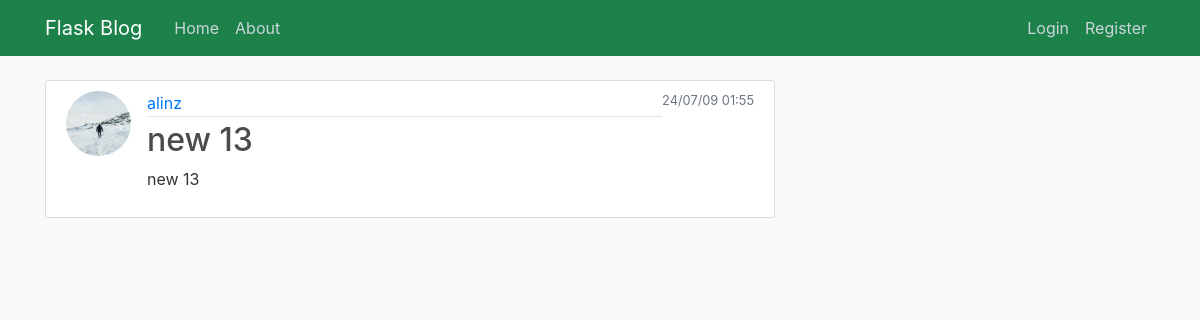
The page /post/17 on the database as committed earlier.
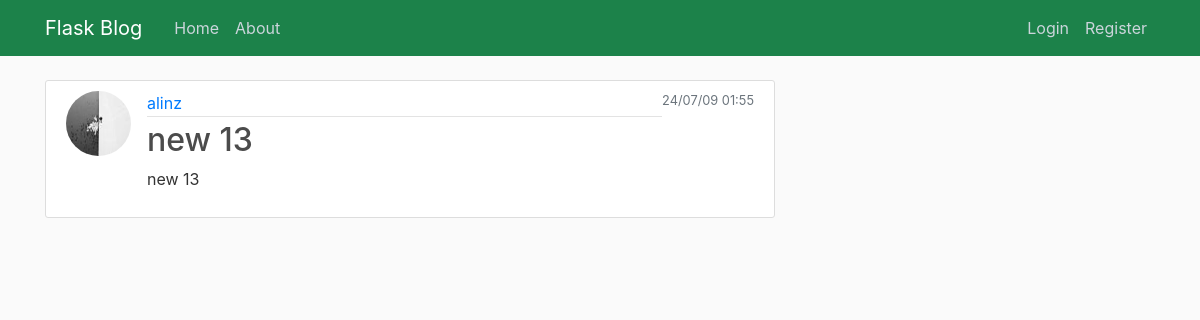
The same page on the database as committed later.
### flaskblog/users/models.py (models this page shows, shortened)
class User(db.Model, UserMixin):
    id = db.Column(db.Integer, primary_key=True)
    username = db.Column(db.String(20), unique=True, nullable=False)
    email = db.Column(db.String(120), unique=True, nullable=False)
    image_profile = db.Column(db.String(20), nullable=False, default='default.jpg')
    password = db.Column(db.String(60), nullable=False)
    posts = db.relationship('Post', backref='author', lazy=True)

### flaskblog/posts/routes.py (the view)
@posts.route('/post/<int:post_id>')
def post(post_id):
    post = Post.query.get_or_404(post_id)
    return render_template('post.html', title=post.title, post=post)

### flaskblog/templates/post.html (shortened to what this page needs)
{% extends 'base.html' %}
{% block content %}
    <article class="media content-section">
        <a href="/"><img class="rounded-circle article-img" src="{{ url_for('static', filename='profile_pics/' + post.author.image_profile) }}"></a>
        <div class="media-body">
        <div class="article-metadata">
            <a class="mr-2" href="{{ url_for('users.profile', username=post.author.username )}}">{{ post.author.username }}</a>
        </div>
        <h2 class="article-title">{{ post.title }}</h2>
        <p class="article-content">{{ post.content }}</p>
        </div>
        <small class="text-muted">
            {{ post.date_posted.strftime('%y/%m/%d %H:%M') }}
        </small>
    </article>
{% endblock content %}

Rows that differ between the two databases and show on the page:
changed User "alinz": image_profile: a different picture
